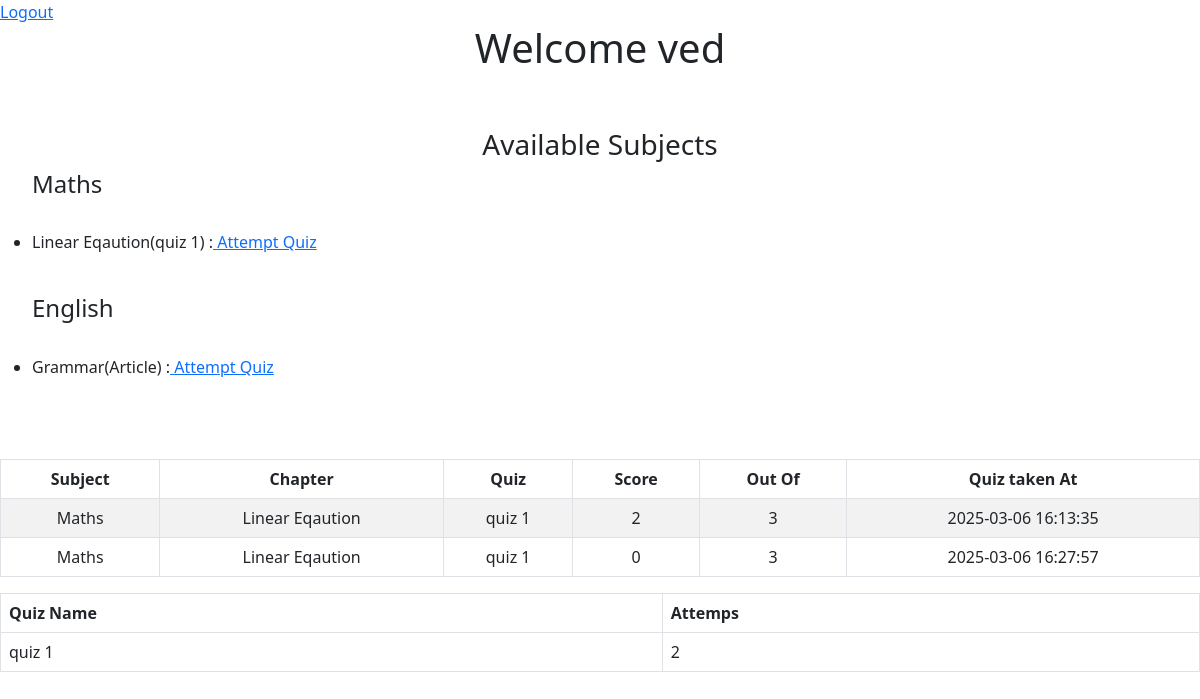
Screenshot of /user_dashboard (signed in) with the database file from the repository.
### models.py (models this page shows)
class User(db.Model):
    id=db.Column(db.Integer,primary_key=True,nullable=False,autoincrement=True)
    username=db.Column(db.String(100),unique=True,nullable=False)
    password=db.Column(db.String(100),nullable=False)
    fullname=db.Column(db.String(100),nullable=False)
    qualification=db.Column(db.String(250),nullable=True)
    dob=db.Column(db.String(50),nullable=True)

class Subject(db.Model):
    id=db.Column(db.Integer,primary_key=True,nullable=False,autoincrement=True)
    name=db.Column(db.String(100),nullable=False)
    description=db.Column(db.String(250),nullable=True)
    chapter=db.relationship("Chapter",backref='subject',cascade='all,delete')

class Chapter(db.Model):
    id=db.Column(db.Integer,primary_key=True,nullable=False,autoincrement=True)
    subject_id=db.Column(db.Integer,db.ForeignKey('subject.id',ondelete="CASCADE"),nullable=False)
    name=db.Column(db.String(100),nullable=False)
    description=db.Column(db.String(250),nullable=True)
    quiz=db.relationship('Quiz',backref='chapter',cascade='all,delete')

class Quiz(db.Model):
    id=db.Column(db.Integer,primary_key=True,nullable=False,autoincrement=True)
    name=db.Column(db.String(100),nullable=False)
    chapter_id=db.Column(db.Integer,db.ForeignKey('chapter.id',ondelete="CASCADE"),nullable=False)
    remarks=db.Column(db.String(300),nullable=True)
    question=db.relationship('Question',backref='quiz',cascade='all,delete')
    score=db.relationship('Score',backref='quiz',cascade='all,delete')

class Score(db.Model):
    id=db.Column(db.Integer,primary_key=True,autoincrement=True)
    user_id=db.Column(db.Integer,db.ForeignKey('user.id',ondelete="CASCADE"),nullable=False)
    quiz_id=db.Column(db.Integer,db.ForeignKey('quiz.id',ondelete="CASCADE"),nullable=False)
    time_stamp_of_attempt=db.Column(db.DateTime,default=datetime.utcnow().replace(microsecond=0))
    total_scored=db.Column(db.Integer,nullable=False)
    total_question=db.Column(db.Integer,nullable=False)
    user=db.relationship('User',backref='score')

### app.py (the view)
@app.route('/user_dashboard',methods=['GET','POST'])
def user_dashboard():
    user=User.query.get(session['user_id'])
    subject=Subject.query.all()
    score=Score.query.filter_by(user_id=session['user_id']).all()
    previous_quiz_attempts={}
    user_id=session.get('user_id')
    previous_attempt=Score.query.filter_by(user_id=user_id).all()
    chapter=Chapter.query.all()
    for i in previous_attempt:
          quiz_name=i.quiz.name
          if quiz_name in  previous_quiz_attempts :
            previous_quiz_attempts[quiz_name]+=1
          else:
            previous_quiz_attempts[quiz_name]=1
    return render_template('user_dashboard.html',user_id=user_id,subject=subject,score=score,previous_quiz_attempts=previous_quiz_attempts,user=user)

### templates/user_dashboard.html (shortened to what this page needs)
<html>
    <body>
        <head>
            <link href="https://cdn.jsdelivr.net/npm/bootstrap@5.3.0/dist/css/bootstrap.min.css" rel="stylesheet">
        </head>
        <a href="{{url_for('logout')}} ">Logout</a>
        <h1>Welcome {{user.fullname}} </h1>
        <br><br>
       {% if subject %}
        <h3>Available Subjects</h3>
        <ul>
        {% for sub in subject%}
        <h4 >{{sub.name}}</h4>
        <br>
        {% for chap in sub.chapter%}
        {%for quizzes in chap.quiz%}
        <li>
        {% if quizzes.question %}
           <p> {{chap.name}}({{quizzes.name}}) :<a href ="{{url_for('attempt_quiz',quiz_id=quizzes.id)}}"> Attempt Quiz</a></p>
            <br>
        </li>
            {%else%}
            <p> {{chap.name}}({{quizzes.name}}) :No questions avaliable</p>
        {% endif %}
        {% endfor %}
        {% endfor %}
        {% endfor %}
       {% endif %}
        </ul>
        {% if score %}
        <table class="table table-bordered table-striped text-center">
            <thead>
                <br>
            <tr>
                <th> Subject</th>
                <th>Chapter</th>
                <th>Quiz </th>
                <th> Score</th>
                <th> Out Of </th>
                <th>Quiz taken At</th>
            </tr>
            </thead>
            <tbody>
            <tr>
                {% for i in score %}
                <td>{{(i.quiz.chapter.subject.name)}}</td>
                <td>{{(i.quiz.chapter.name)}}</td>
                <td>{{i.quiz.name}} </td>
                <td>{{i.total_scored}}</td>
                <td>{{i.total_question}}</td>
                <td>{{i.time_stamp_of_attempt}}</td>
            </tr>
            {% endfor %}
        </tbody>
    </table>
        {% endif %}
{% if previous_quiz_attempts %}
    <table class="table table-bordered">
        <tr>
            <th>Quiz Name</th>
            <th> Attemps</th>
        </tr>
    {% if previous_quiz_attempts %}
    {% for  quiz_name,count in previous_quiz_attempts.items()%}
    <tr>
        <td>{{quiz_name}}</td>
        <td> {{count}}</td>
    </tr>
{%endfor%}
{%endif%}
        </table>
        {% endif%}
    </body>
</html>

### templates/user_dashboard.html (style rules this page uses)
h1,h3 { text-align: center; }

### rows the page displays
User: fullname "ved"
Subject: name "Maths"
Chapter: name "Linear Eqaution"
Quiz: name "quiz 1", count "2"
Subject: name "English"
Chapter: name "Grammar"
Quiz: name "Article"
Score: quiz.name "quiz 1", total_scored "2", total_question "3", time_stamp_of_attempt "2025-03-06 16:13:35"
Score: quiz.name "quiz 1", total_scored "0", total_question "3", time_stamp_of_attempt "2025-03-06 16:27:57"
